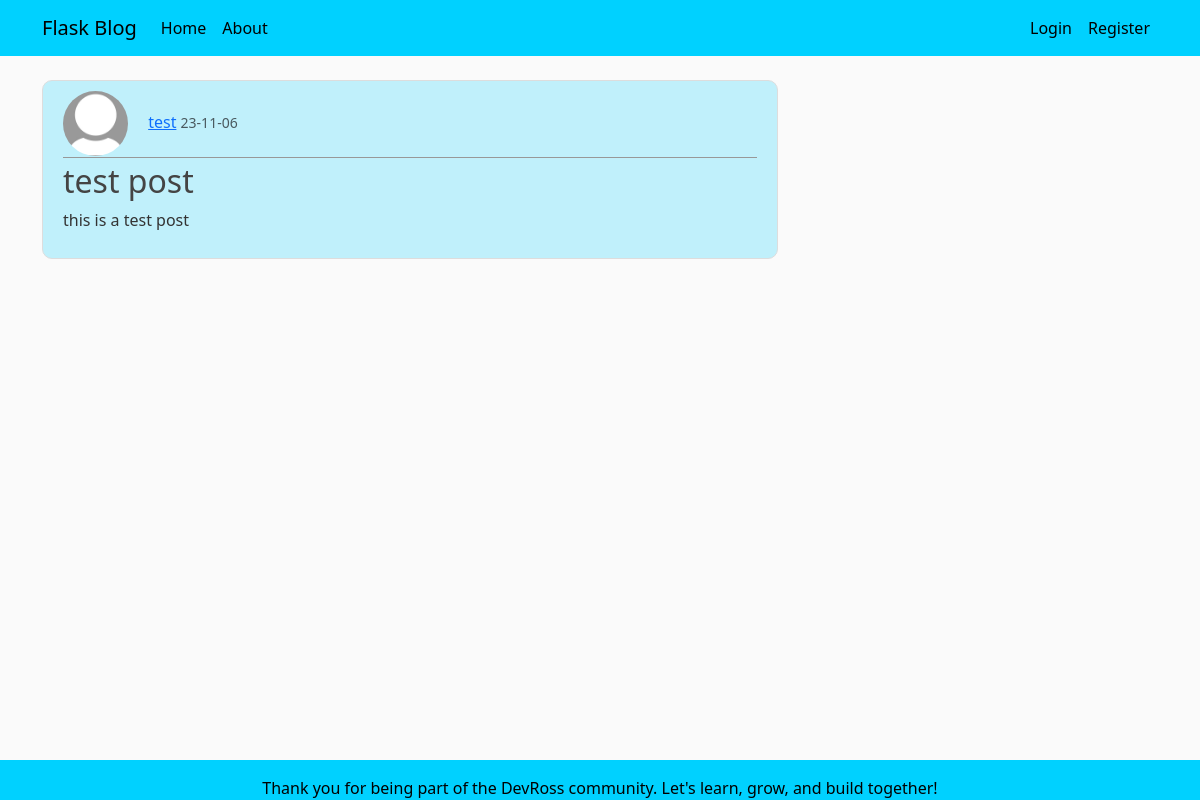
/post/1, run on the app's committed database.
### flaskblog/models.py (models this page shows, shortened)
class User(db.Model, UserMixin):
    id = db.Column(db.Integer, primary_key=True)
    username = db.Column(db.String(20), unique=True, nullable=False)
    email = db.Column(db.String(120), unique=True, nullable=False)
    image_file = db.Column(db.String(20), nullable=False, default='default.jpg')
    password = db.Column(db.String(60), nullable=False)
    posts = db.relationship('Post', backref='author', lazy=True)

class Post(db.Model):
    id = db.Column(db.Integer, primary_key=True)
    title = db.Column(db.String(100), nullable=False)
    date_posted = db.Column(db.DateTime, nullable=False, default=datetime.utcnow)
    content = db.Column(db.Text, nullable=False)
    user_id = db.Column(db.Integer, db.ForeignKey('user.id'), nullable=False)

### flaskblog/posts/routes.py (the view)
@posts.route("/post/<int:post_id>")
def post(post_id):
    post = Post.query.get_or_404(post_id)
    return render_template('post.html', title=post.title, post=post)

### flaskblog/templates/post.html (shortened to what this page needs)
{% extends "layout.html" %}
{% block content %}
    <article class="media content-section">
        <div class="media-body">
            <div class="article-metadata">
                <img class="rounded-circle article-img"
                     src="{{ url_for('static', filename='profile_pics/' + post.author.image_file) }}"
                     alt="profile image">
                <a class="mr-2"
                   href="{{ url_for('users.user_posts', username=post.author.username) }}">{{ post.author.username }}</a>
                <small class="text-muted">{{ post.date_posted.strftime('%y-%m-%d') }}</small>
            </div>
            <h2 class="article-content">{{ post.title }}</h2>
            <p class="article-content">{{ post.content }}</p>
        </div>
    </article>
{% endblock content %}

### flaskblog/static/main.css (style rules this page uses)
body { background: #fafafa; color: #333333; margin-top: 5rem; }
h1, h2, h3, h4, h5, h6 { color: #444444; }
.content-section { background: #00d1ff3b; padding: 10px 20px; border: 1px solid #dddddd; border-radius: 3px; margin-bottom: 20px; }
.article-content { white-space: pre-line; }
.article-img { height: 65px; width: 65px; margin-right: 16px; }
.article-metadata { padding-bottom: 1px; margin-bottom: 4px; border-bottom: 1px solid #989898 }
.content-section { border-radius: 10px; background: #00d1ff3b; }

### data on the page
User: image_file (placeholder picture), author.username "test"
Post: date_posted "23-11-06", title "test post", content "this is a test post"
